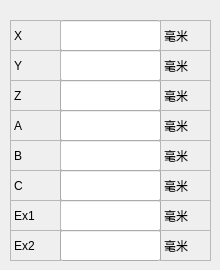
   <widget class="QWidget" name="page_4">
    <widget class="QLabel" name="label_54">
     <property name="geometry">
      <rect>
       <x>10</x>
       <y>80</y>
       <width>51</width>
       <height>31</height>
      </rect>
     </property>
     <property name="frameShape">
      <enum>QFrame::StyledPanel</enum>
     </property>
     <property name="text">
      <string>Z</string>
     </property>
    </widget>
    <widget class="QLabel" name="label_55">
     <property name="geometry">
      <rect>
       <x>160</x>
       <y>200</y>
       <width>51</width>
       <height>31</height>
      </rect>
     </property>
     <property name="frameShape">
      <enum>QFrame::StyledPanel</enum>
     </property>
     <property name="text">
      <string>毫米</string>
     </property>
    </widget>
    <widget class="QLineEdit" name="lineEdit_26">
     <property name="geometry">
      <rect>
       <x>60</x>
       <y>200</y>
       <width>101</width>
       <height>31</height>
      </rect>
     </property>
    </widget>
    <widget class="QLabel" name="label_56">
     <property name="geometry">
      <rect>
       <x>160</x>
       <y>170</y>
       <width>51</width>
       <height>31</height>
      </rect>
     </property>
     <property name="frameShape">
      <enum>QFrame::StyledPanel</enum>
     </property>
     <property name="text">
      <string>毫米</string>
     </property>
    </widget>
    <widget class="QLabel" name="label_57">
     <property name="geometry">
      <rect>
       <x>10</x>
       <y>230</y>
       <width>51</width>
       <height>31</height>
      </rect>
     </property>
     <property name="frameShape">
      <enum>QFrame::StyledPanel</enum>
     </property>
     <property name="text">
      <string>Ex2</string>
     </property>
    </widget>
    <widget class="QLabel" name="label_58">
     <property name="geometry">
      <rect>
       <x>10</x>
       <y>110</y>
       <width>51</width>
       <height>31</height>
      </rect>
     </property>
     <property name="frameShape">
      <enum>QFrame::StyledPanel</enum>
     </property>
     <property name="text">
      <string>A</string>
     </property>
    </widget>
    <widget class="QLineEdit" name="lineEdit_posS_X">
     <property name="geometry">
      <rect>
       <x>60</x>
       <y>20</y>
       <width>101</width>
       <height>31</height>
      </rect>
     </property>
    </widget>
    <widget class="QLabel" name="label_59">
     <property name="geometry">
      <rect>
       <x>160</x>
       <y>50</y>
       <width>51</width>
       <height>31</height>
      </rect>
     </property>
     <property name="frameShape">
      <enum>QFrame::StyledPanel</enum>
     </property>
     <property name="text">
      <string>毫米</string>
     </property>
    </widget>
    <widget class="QLabel" name="label_60">
     <property name="geometry">
      <rect>
       <x>160</x>
       <y>110</y>
       <width>51</width>
       <height>31</height>
      </rect>
     </property>
     <property name="frameShape">
      <enum>QFrame::StyledPanel</enum>
     </property>
     <property name="text">
      <string>毫米</string>
     </property>
    </widget>
    <widget class="QLabel" name="label_61">
     <property name="geometry">
      <rect>
       <x>160</x>
       <y>80</y>
       <width>51</width>
       <height>31</height>
      </rect>
     </property>
     <property name="frameShape">
      <enum>QFrame::StyledPanel</enum>
     </property>
     <property name="text">
      <string>毫米</string>
     </property>
    </widget>
    <widget class="QLabel" name="label_62">
     <property name="geometry">
      <rect>
       <x>160</x>
       <y>230</y>
       <width>51</width>
       <height>31</height>
      </rect>
     </property>
     <property name="frameShape">
      <enum>QFrame::StyledPanel</enum>
     </property>
     <property name="text">
      <string>毫米</string>
     </property>
    </widget>
    <widget class="QLineEdit" name="lineEdit_posS_Y">
     <property name="geometry">
      <rect>
       <x>60</x>
       <y>50</y>
       <width>101</width>
       <height>31</height>
      </rect>
     </property>
    </widget>
    <widget class="QLabel" name="label_63">
     <property name="geometry">
      <rect>
       <x>160</x>
       <y>20</y>
       <width>51</width>
       <height>31</height>
      </rect>
     </property>
     <property name="frameShape">
      <enum>QFrame::StyledPanel</enum>
     </property>
     <property name="text">
      <string>毫米</string>
     </property>
    </widget>
    <widget class="QLabel" name="label_64">
     <property name="geometry">
      <rect>
       <x>10</x>
       <y>20</y>
       <width>51</width>
       <height>31</height>
      </rect>
     </property>
     <property name="frameShape">
      <enum>QFrame::StyledPanel</enum>
     </property>
     <property name="text">
      <string>X</string>
     </property>
    </widget>
    <widget class="QLineEdit" name="lineEdit_posS_A">
     <property name="geometry">
      <rect>
       <x>60</x>
       <y>110</y>
       <width>101</width>
       <height>31</height>
      </rect>
     </property>
    </widget>
    <widget class="QLabel" name="label_65">
     <property name="geometry">
      <rect>
       <x>10</x>
       <y>50</y>
       <width>51</width>
       <height>31</height>
      </rect>
     </property>
     <property name="frameShape">
      <enum>QFrame::StyledPanel</enum>
     </property>
     <property name="text">
      <string>Y</string>
     </property>
    </widget>
    <widget class="QLabel" name="label_66">
     <property name="geometry">
      <rect>
       <x>10</x>
       <y>170</y>
       <width>51</width>
       <height>31</height>
      </rect>
     </property>
     <property name="frameShape">
      <enum>QFrame::StyledPanel</enum>
     </property>
     <property name="text">
      <string>C</string>
     </property>
    </widget>
    <widget class="QLineEdit" name="lineEdit_posS_C">
     <property name="geometry">
      <rect>
       <x>60</x>
       <y>170</y>
       <width>101</width>
       <height>31</height>
      </rect>
     </property>
    </widget>
    <widget class="QLineEdit" name="lineEdit_posS_Z">
     <property name="geometry">
      <rect>
       <x>60</x>
       <y>80</y>
       <width>101</width>
       <height>31</height>
      </rect>
     </property>
    </widget>
    <widget class="QLineEdit" name="lineEdit_32">
     <property name="geometry">
      <rect>
       <x>60</x>
       <y>230</y>
       <width>101</width>
       <height>31</height>
      </rect>
     </property>
    </widget>
    <widget class="QLineEdit" name="lineEdit_posS_B">
     <property name="geometry">
      <rect>
       <x>60</x>
       <y>140</y>
       <width>101</width>
       <height>31</height>
      </rect>
     </property>
    </widget>
    <widget class="QLabel" name="label_67">
     <property name="geometry">
      <rect>
       <x>10</x>
       <y>200</y>
       <width>51</width>
       <height>31</height>
      </rect>
     </property>
     <property name="frameShape">
      <enum>QFrame::StyledPanel</enum>
     </property>
     <property name="text">
      <string>Ex1</string>
     </property>
    </widget>
    <widget class="QLabel" name="label_68">
     <property name="geometry">
      <rect>
       <x>10</x>
       <y>140</y>
       <width>51</width>
       <height>31</height>
      </rect>
     </property>
     <property name="frameShape">
      <enum>QFrame::StyledPanel</enum>
     </property>
     <property name="text">
      <string>B</string>
     </property>
    </widget>
    <widget class="QLabel" name="label_69">
     <property name="geometry">
      <rect>
       <x>160</x>
       <y>140</y>
       <width>51</width>
       <height>31</height>
      </rect>
     </property>
     <property name="frameShape">
      <enum>QFrame::StyledPanel</enum>
     </property>
     <property name="text">
      <string>毫米</string>
     </property>
    </widget>
   </widget>
